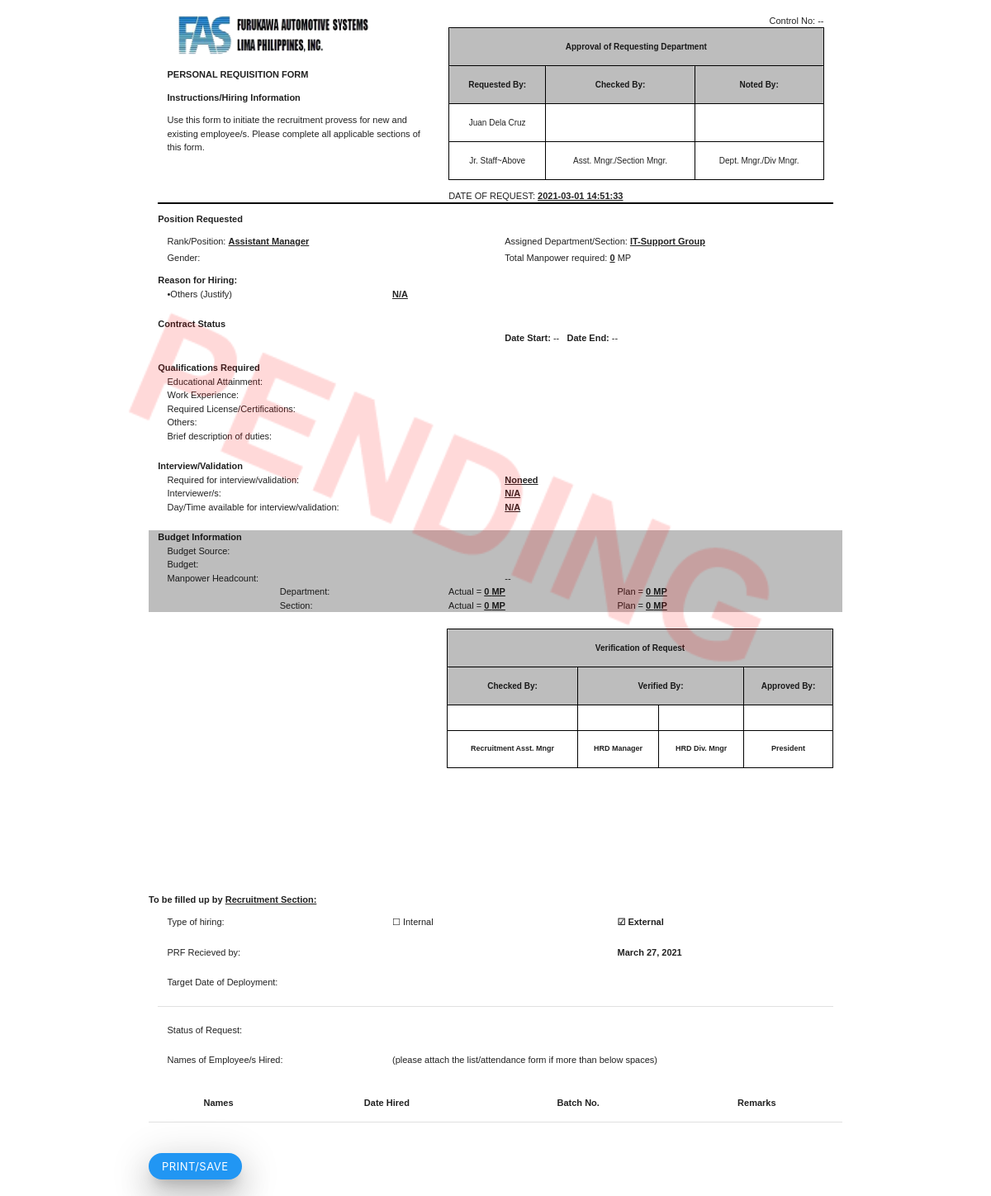
Page /Forms/preview_prf.php?id=228 on the committed database.
### tables this page shows
CREATE TABLE `tb_request_mp` (
  `id` int(14) NOT NULL,
  `requestor` varchar(500) DEFAULT NULL,
  `requestor_email` varchar(1000) NOT NULL,
  `requesting_position` varchar(200) DEFAULT NULL,
  `assigned_dept` varchar(200) DEFAULT NULL,
  `female_num_mp` int(14) DEFAULT NULL,
  `male_num_mp` int(14) DEFAULT NULL,
  `both_mp` int(14) DEFAULT NULL,
  `total_mp` int(14) DEFAULT NULL,
  `contract_status` varchar(500) NOT NULL,
  `date_start` date NOT NULL,
  `date_end` date NOT NULL,
  `education` varchar(1000) NOT NULL,
  `required_license` varchar(1000) NOT NULL,
  `work_exp` varchar(1000) NOT NULL,
  `other_qualification` varchar(1000) NOT NULL,
  `job_duties` varchar(2000) NOT NULL,
  `interview_need` varchar(300) NOT NULL,
  `interviewers` varchar(1000) NOT NULL,
  `availability_for_interview` varchar(1000) NOT NULL,
  `additional_mp` varchar(20) NOT NULL,
  `mp_plan` varchar(20) NOT NULL,
  `reorganization` varchar(20) NOT NULL,
  `promotion` varchar(20) NOT NULL,
  `retirement` varchar(20) NOT NULL,
  `replacement` varchar(20) NOT NULL,
  `replacement_mp_name` varchar(2000) NOT NULL,
  `others` varchar(2000) NOT NULL,
  `budget_source` varchar(200) NOT NULL,
  `budget_status` varchar(200) NOT NULL,
  `actual_mp_dept` int(14) NOT NULL,
  `actual_mp_section` int(14) NOT NULL,
  `plan_mp_dept` int(14) NOT NULL,
  `plan_mp_section` int(14) NOT NULL,
  `approve_check_by` varchar(200) DEFAULT NULL,
  `approve_check_remarks` varchar(100) DEFAULT NULL,
  `approve_noted_by` varchar(200) DEFAULT NULL,
  `approve_noted_remarks` varchar(100) DEFAULT NULL,
  `approval_status` varchar(100) DEFAULT NULL,
  `verify_check_by` varchar(100) DEFAULT NULL,
  `verify_check_remarks` varchar(100) DEFAULT NULL,
  `verify_verifier_manager` varchar(100) DEFAULT NULL,
  `verify_verifier_manager_remarks` varchar(100) DEFAULT NULL,
  `verify_verifier_div_mgr` varchar(100) DEFAULT NULL,
  `verify_verifier_div_mgr_remarks` varchar(100) DEFAULT NULL,
  `president_verify` varchar(200) NOT NULL,
  `cancel_remarks` varchar(500) NOT NULL,
  `step` varchar(2000) NOT NULL,
  `verification_status` varchar(200) NOT NULL,
  `request_date` datetime NOT NULL,
  `typeHiring` varchar(100) DEFAULT NULL,
  `sync_status` varchar(100) NOT NULL,
  `approve_date` date DEFAULT NULL
);

### Forms/preview_prf.php (the view, shortened to what this page needs)
<?php
    require '../php/Database.php';
    $id = $_GET['id'];
    if(empty($id)){
        echo '<script>window.close()</script>';
    }else{
        $query = "SELECT *FROM tb_request_mp WHERE id = '$id'";
        $stmt = $conn->prepare($query);
        $stmt->execute();
        foreach($stmt->fetchALL() as $x){
            $requestor = $x['requestor'];
            $position = $x['requesting_position'];
            $totalMP = $x['total_mp'];
            $dept_section = $x['assigned_dept'];
            $educ = $x['education'];
            $work_exp = $x['work_exp'];
            $license = $x['required_license'];
            $other_quali = $x['other_qualification'];
            $duty = $x['job_duties'];
            $interview_req = $x['interview_need'];
            $interviewers = $x['interviewers'];
            $availability_interview = $x['availability_for_interview'];
            $request_date = $x['request_date'];
            $budget_source = $x['budget_source'];
            $budget_status = $x['budget_status'];
            $actual_dept = $x['actual_mp_dept'];
            $actual_section = $x['actual_mp_section'];
            $plan_mp_dept = $x['plan_mp_dept'];
            $plan_mp_section = $x['plan_mp_section'];
            $other_reason = $x['others'];
            if($other_reason == ''){
                $other_reason = 'N/A';
            }
            $checker = $x['approve_check_by'];
            $apprNote = $x['approve_noted_by'];
            $verify_check = $x['verify_check_by'];
            $verify_manager = $x['verify_verifier_manager'];
            $verify_div_mgr = $x['verify_verifier_div_mgr'];
            $president = $x['president_verify'];
            $typeHiring = $x['typeHiring'];
            $date_start = $x['date_start'];
            $date_end = $x['date_end'];
            if($date_start == '0000-00-00'){
                $date_start = '--';
            }
            if($date_end == '0000-00-00'){
                $date_end = '--';
            }
            $approve_date = date_create($x['approve_date']);
            $approve_date_convert  = date_format($approve_date,"F j, Y");
        }
    }
    $prfQL = "SELECT prf_number FROM hired_list_key WHERE prf_req_id = '$id'";
    $stmt=$conn->prepare($prfQL);
    $stmt->execute();
    if($stmt->rowCount() > 0){
        foreach($stmt->fetchALL() as $x){
            $control_number = $x['prf_number'];
        }
    }else{
        $control_number = "--";
    }
?>
<!DOCTYPE html>
<html lang="en">
<head>
    <link rel="stylesheet" href="../node_modules/materialize-css/dist/css/materialize.min.css">
</head>
<body>
    <img src="../Img/PENDING STAMP.png" alt="" id="pending" style="position:absolute;opacity:0.15;width:90%;margin-top:30%;display:none;">
    <div class="row container" id="form">
        <br>
        <div class="col s12">
            <div class="col s5">
            <img src="../Img/FAS.png" alt="FAS logo" width="250" height="50">
                <p><b>PERSONAL REQUISITION FORM</b></p>
                <b>Instructions/Hiring Information</b>
                <p>Use this form to initiate the recruitment provess for new and existing employee/s. Please complete all applicable sections of this form.</p>
            </div>
            <div class="col s7">
                <span class="right">Control No: <?=$control_number;?></span>
                <table class="centered" style="border:1.5px solid black;" cellpadding="0" height="">
                    <tr style="border:1.5px solid black;" class="#bdbdbd grey lighten-1">
                        <td colspan="3" style="font-weight:bold;font-size:10px;">Approval of Requesting Department</td>
                    </tr>
                    <tr style="border:1.5px solid black;font-size:12px;" class="#bdbdbd grey lighten-1">
                        <td style="border:1.5px solid black;font-weight:bold;">Requested By:</td>
                        <td style="border:1.5px solid black;font-weight:bold;">Checked By:</td>
                        <td style="border:1.5px solid black;font-weight:bold;">Noted By:</td>
                    </tr>
                    <tr>
                        <td style="border:1.5px solid black;"><?=$requestor;?></td>
                        <td style="border:1.5px solid black;"><?=$checker;?></td>
                        <td style="border:1.5px solid black;"><?=$apprNote;?></td>
                    </tr>
                    <tr style="font-size:10px;">
                        <td style="border:1.5px solid black;">Jr. Staff~Above</td>
                        <td style="border:1.5px solid black;">Asst. Mngr./Section Mngr.</td>
                        <td style="border:1.5px solid black;">Dept. Mngr./Div Mngr.</td>
                    </tr>
                </table>
                <p>DATE OF REQUEST: <u><?=$request_date;?></u></p>
            </div>
        </div>
        <div class="col s12" style="margin-top:-2%;">
            <hr style="border:1px solid black;">
        </div>
        <div class="col s12">
            <b>Position Requested</b>
        </div>
        <div class="col s12">
            <div class="col s6">
                <p>Rank/Position: <u><?=$position;?></u></p>
                <p style="margin-top:-2%;">Gender:</p>
            </div>
            <div class="col s6">
                <p>Assigned Department/Section: <u><?=$dept_section;?></u></p>
                <p style="margin-top:-2%;">Total Manpower required: <u><?=$totalMP;?></u> MP</p>
            </div>
        </div>
        <div class="col s12"><b>Reason for Hiring:</b></div>
        <div class="col s12">
            <div class="row">
            <div class="col s12">
                <div class="col s4">&bullet;Others (Justify)</div>
                <div class="col s8"><u><?=$other_reason;?></u></div>
            </div>
            </div>
        </div>
        <div class="row">
            <div class="col s12"><b>Contract Status</b></div>
            <div class="col s6">
            </div>
            <div class="col s6">
                <div id="date_start_end">
                <b>Date Start:</b> <?=$date_start;?> <b> &nbsp; Date End:</b> <?=$date_end;?>
                </div>
            </div>
        </div>
        <div class="row">
            <div class="col s12"><b>Qualifications Required</b></div>
        <div class="col s12">
           <div class="col s6">Educational Attainment:</div>
           <div class="col s6"><u><?=$educ;?></u></div>
        </div>
        <div class="col s12">
           <div class="col s6">Work Experience:</div>
           <div class="col s6"><u><?=$work_exp; ?></u></div>
        </div>
        <div class="col s12">
           <div class="col s6">Required License/Certifications:</div>
           <div class="col s6"><u><?=$license;?></u></div>
        </div>
        <div class="col s12">
           <div class="col s6">Others:</div>
           <div class="col s6"><u><?=$other_quali;?></u></div>
        </div>
        <div class="col s12">
           <div class="col s6">Brief description of duties:</div>
           <div class="col s6"><u><?=$duty;?></u></div>
        </div>
    </div>
        <div class="row">
            <div class="col s12"><b>Interview/Validation</b></div>
        <div class="col s12">
           <div class="col s6">Required for interview/validation:</div>
           <div class="col s6"><u><?=ucwords($interview_req);?></u></div>
        </div>
        <div class="col s12">
           <div class="col s6">Interviewer/s:</div>
           <div class="col s6"><u><?=ucwords($interviewers);?></u></div>
        </div>
        <div class="col s12">
           <div class="col s6">Day/Time available for interview/validation:</div>
           <div class="col s6"><u><?=$availability_interview;?></u></div>
        </div>
        </div>
    <div class="row #bdbdbd grey lighten-1">
        <div class="col s12"><b>Budget Information</b></div>
        <div class="col s12">
           <div class="col s6">Budget Source:</div>
           <div class="col s6"><u><?=$budget_source;?></u></div>
        </div>
        <div class="col s12">
           <div class="col s6">Budget:</div>
           <div class="col s6"><u><?=$budget_status;?></u></div>
        </div>
        <div class="col s12">
           <div class="col s6">Manpower Headcount:</div>
           <div class="col s6">--</div>
        </div>
        <div class="col s12">
            <div class="col s2"></div>
            <div class="col s3">Department:</div>
            <div class="col s3">Actual = <u><?=$actual_dept;?> MP</u></div>
            <div class="col s4">Plan = <u><?=$plan_mp_dept;?> MP</u></div>
        </div>
        <div class="col s12">
            <div class="col s2"></div>
            <div class="col s3">Section:</div>
            <div class="col s3">Actual = <u><?=$actual_section;?> MP</u></div>
            <div class="col s4">Plan = <u><?=$plan_mp_section;?> MP</u></div>
        </div>
    </div>
    <div class="row">
        <div class="co s12">
            <div class="col s5 center">
            </div>
            <div class="col s7">
                <table class="centered" style="border:1px solid black;" cellpadding="0" cellspacing="0">
                    <tr class="#bdbdbd grey lighten-1">
                        <td colspan="4" style="border:1px solid black;font-weight:bold;">Verification of Request</td>
                    </tr>
                    <tr class="#bdbdbd grey lighten-1">
                        <td style="border:1px solid black;font-weight:bold;">Checked By:</td>
                        <td colspan="2" style="border:1px solid black;font-weight:bold;">Verified By:</td>
                        <td style="border:1px solid black;font-weight:bold;">Approved By:</td>
                    </tr>
                    <tr>
                        <td style="border:1px solid black;"><?=ucwords($verify_check);?></td>
                        <td style="border:1px solid black;"><?=ucwords($verify_manager);?></td>
                        <td style="border:1px solid black;"><?=ucwords($verify_div_mgr);?></td>
                        <td style="border:1px solid black;"><?=ucwords($president);?></td>
                    </tr>
                    <tr>
                        <td style="border:1px solid black;font-weight:bold;font-size:9px;">Recruitment Asst. Mngr</td>
                        <td style="border:1px solid black;font-weight:bold;font-size:9px;">HRD Manager</td>
                        <td style="border:1px solid black;font-weight:bold;font-size:9px;">HRD Div. Mngr</td>
                        <td style="border:1px solid black;font-weight:bold;font-size:9px;">President</td>
                    </tr>
                </table>
            </div>
        </div>
    </div>
    <div class="row" style="margin-top:18%;" id="second_page">
        <p><b>To be filled up by <u>Recruitment Section:</u></b></p>
        <div class="row col s12">
            <div class="col s4">Type of hiring:</div>
                <?php
                    if($typeHiring == 'internal'){
                        echo '<div class="col s4">';
                        echo '&#x2611; Internal';
                        echo '</div>';
                        echo '<div class="col s4" style="font-weight:bold;">';
                        echo '&#9744; External';
                        echo '</div>';
                    }else{
                        echo '<div class="col s4">';
                        echo '&#9744; Internal';
                        echo '</div>';
                        echo '<div class="col s4" style="font-weight:bold;">';
                        echo '&#x2611; External';
                        echo '</div>';
                    }
                ?>
        </div>
        <div class="row">
            <div class="col s12">
                <div class="col s4">PRF Recieved by:</div>
                <div class="col s4"><span id="prf_reciever" style="font-weight:bold;"></span></div>
                <div class="col s4" style="font-weight:bold;"><?=$approve_date_convert;?></div>
            </div>
        </div>
        <div class="row col s12">
            <div class="col s4">Target Date of Deployment:</div>
            <div class="col s4" id="target_deployment" style="font-weight:bold;"></div>
            <div class="col s4"></div>
        </div>
        <div class="row col s12">
        <div class="divider"></div>
        </div>
        <div class="row">
        <div class="col s12">
        <div class="col s4">Status of Request:</div>
        <div class="col s4" id="checkboxStat"></div>
        <div class="col s4" id="remarksStat"></div>
        </div>
        </div>
        <div class="row">
            <div class="col s12">
                <div class="col s4">Names of Employee/s Hired:</div>
                <div class="col s8">(please attach the list/attendance form if more than below spaces)</div>
            </div>
        </div>
       <table id="hired" class="centered">
            <thead>
                <th>Names</th>
                <th>Date Hired</th>
                <th>Batch No.</th>
                <th>Remarks</th>
            </thead>
       </table>
    </div>
    <br>
    <button class="btn-small blue z-depth-5" id="print_btn" onclick="print_docs()" style="border-radius:30px;">Print/Save</button>
    </div>
</body>
</html>

### Forms/preview_prf.php (style rules this page uses)
body { font-family:arial; font-size:11px; }
td { font-size:10px; }
u { font-weight:bold; }
#form { display: none; }
html { scroll-behavior: smooth; }

### rows in the picture
tb_request_mp: requestor "Juan Dela Cruz", request_date "2021-03-01 14:51:33", requesting_position "Assistant Manager", assigned_dept "IT-Support Group", total_mp "0", others "N/A", date_start "--", date_end "--", interview_need "Noneed", interviewers "N/A", availability_for_interview "N/A", actual_mp_dept "0", plan_mp_dept "0", actual_mp_section "0", plan_mp_section "0", approve_date "March 27, 2021"

### other values in the picture
$control_number "--"
